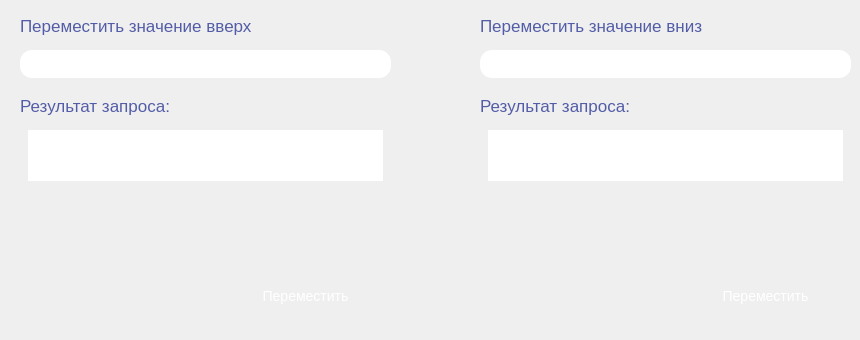
      <widget class="QWidget" name="page_17">
       <widget class="QLabel" name="label_17_requestDown">
        <property name="geometry">
         <rect>
          <x>480</x>
          <y>90</y>
          <width>281</width>
          <height>31</height>
         </rect>
        </property>
        <property name="styleSheet">
         <string notr="true">QLabel {
	color: rgba(83, 93, 167, 1);
    font-size: 17px;
}</string>
        </property>
        <property name="text">
         <string>Результат запроса:</string>
        </property>
       </widget>
       <widget class="QTextEdit" name="textEdit_17_result_up">
        <property name="geometry">
         <rect>
          <x>20</x>
          <y>130</y>
          <width>371</width>
          <height>51</height>
         </rect>
        </property>
        <property name="styleSheet">
         <string notr="true">QTextEdit {
	border: 2px #FFF4E8;
    padding: 0 8px;
    border-radius: 12px;
    background: qlineargradient(x1:0, y1:0, x2:1, y2:1, 
    								stop:0 rgba(88, 205, 174, 1), 
    								stop:1 rgba(63, 148, 108, 1));
	color: white;
    font-size: 14px;
}</string>
        </property>
        <property name="placeholderText">
         <string>Здесь будут подробности о проведенной операции</string>
        </property>
       </widget>
       <widget class="QPushButton" name="pushButton_17_down">
        <property name="geometry">
         <rect>
          <x>680</x>
          <y>260</y>
          <width>171</width>
          <height>71</height>
         </rect>
        </property>
        <property name="styleSheet">
         <string notr="true">QPushButton {
	background-color: qlineargradient(x1:0, y1:0, x2:1, y2:1, 
    								stop:0 rgba(88, 205, 174, 1), 
    								stop:1 rgba(63, 148, 108, 1));
    color: white;
    text-align: center;
    text-decoration: none;
    font-size: 14px;
    border-radius: 12px;
}

QPushButton:pressed {
	background-color: qlineargradient(x1:0, y1:0, x2:1, y2:1, 
    								stop:0 rgba(88, 205, 174, 0.5), 
    								stop:1 rgba(63, 148, 108, 0.5));
}</string>
        </property>
        <property name="text">
         <string>Переместить</string>
        </property>
       </widget>
       <widget class="QLabel" name="label_17_requestUp">
        <property name="geometry">
         <rect>
          <x>20</x>
          <y>90</y>
          <width>281</width>
          <height>31</height>
         </rect>
        </property>
        <property name="styleSheet">
         <string notr="true">QLabel {
	color: rgba(83, 93, 167, 1);
    font-size: 17px;
}</string>
        </property>
        <property name="text">
         <string>Результат запроса:</string>
        </property>
       </widget>
       <widget class="QPushButton" name="pushButton_17_up">
        <property name="geometry">
         <rect>
          <x>220</x>
          <y>260</y>
          <width>171</width>
          <height>71</height>
         </rect>
        </property>
        <property name="styleSheet">
         <string notr="true">QPushButton {
	background-color: qlineargradient(x1:0, y1:0, x2:1, y2:1, 
    								stop:0 rgba(88, 205, 174, 1), 
    								stop:1 rgba(63, 148, 108, 1));
    color: white;
    text-align: center;
    text-decoration: none;
    font-size: 14px;
    border-radius: 12px;
}

QPushButton:pressed {
	background-color: qlineargradient(x1:0, y1:0, x2:1, y2:1, 
    								stop:0 rgba(88, 205, 174, 0.5), 
    								stop:1 rgba(63, 148, 108, 0.5));
}</string>
        </property>
        <property name="text">
         <string>Переместить</string>
        </property>
       </widget>
       <widget class="QTextEdit" name="textEdit_17_result_down">
        <property name="geometry">
         <rect>
          <x>480</x>
          <y>130</y>
          <width>371</width>
          <height>51</height>
         </rect>
        </property>
        <property name="styleSheet">
         <string notr="true">QTextEdit {
	border: 2px #FFF4E8;
    padding: 0 8px;
    border-radius: 12px;
    background: qlineargradient(x1:0, y1:0, x2:1, y2:1, 
    								stop:0 rgba(88, 205, 174, 1), 
    								stop:1 rgba(63, 148, 108, 1));
	color: white;
    font-size: 14px;
}</string>
        </property>
        <property name="placeholderText">
         <string>Здесь будут подробности о проведенной операции</string>
        </property>
       </widget>
       <widget class="QComboBox" name="comboBox_17_up">
        <property name="geometry">
         <rect>
          <x>20</x>
          <y>50</y>
          <width>371</width>
          <height>28</height>
         </rect>
        </property>
        <property name="styleSheet">
         <string notr="true">QComboBox {
	border: 2px #FFE5CC;
    border-radius: 12px;
	padding: 0 8px;
    background: qlineargradient(x1:0, y1:0, x2:1, y2:0, 
    												stop:0 rgba(193, 95, 251, 1), 
													stop:0.6 rgba(97, 115, 241, 0.7),
    												stop:1 rgba(94, 131, 239, 0.7));
    font-size: 14px;
	color: rgba(255, 255, 255,1);
}

QComboBox:!editable, QComboBox::drop-down:editable {
    background: qlineargradient(x1:0, y1:0, x2:1, y2:0, 
    												stop:0 rgba(193, 95, 251, 1), 
													stop:0.6 rgba(97, 115, 241, 0.7),
    												stop:1 rgba(94, 131, 239, 0.7));
}

QComboBox:!editable:on, QComboBox::drop-down:editable:on {
     background: qlineargradient(x1:0, y1:0, x2:1, y2:0, 
    												stop:0 rgba(193, 95, 251, 1), 
													stop:0.6 rgba(97, 115, 241, 0.7),
    												stop:1 rgba(94, 131, 239, 0.7));
}

QComboBox::drop-down {
	subcontrol-origin: padding;
    subcontrol-position: top right;
    border-top-right-radius: 12px;
    border-bottom-right-radius: 12px;
    border-top-left-radius: 12px; 
    border-bottom-left-radius: 12px;
}


QComboBox QAbstractItemView {
    background: qlineargradient(x1:0, y1:0, x2:1, y2:0, 
    												stop:0 rgba(193, 95, 251, 1), 
													stop:0.6 rgba(97, 115, 241, 0.7),
    												stop:1 rgba(94, 131, 239, 0.7));
    color: rgb(255, 255, 255);
	border: 1px #FFE5CC;
}</string>
        </property>
        <property name="placeholderText">
         <string/>
        </property>
       </widget>
       <widget class="QLabel" name="label_17_down">
        <property name="geometry">
         <rect>
          <x>480</x>
          <y>10</y>
          <width>331</width>
          <height>31</height>
         </rect>
        </property>
        <property name="styleSheet">
         <string notr="true">QLabel {
	color: rgba(83, 93, 167, 1);
    font-size: 17px;
}</string>
        </property>
        <property name="text">
         <string>Переместить значение вниз</string>
        </property>
       </widget>
       <widget class="QComboBox" name="comboBox_17_down">
        <property name="geometry">
         <rect>
          <x>480</x>
          <y>50</y>
          <width>371</width>
          <height>28</height>
         </rect>
        </property>
        <property name="styleSheet">
         <string notr="true">QComboBox {
	border: 2px #FFE5CC;
    border-radius: 12px;
	padding: 0 8px;
    background: qlineargradient(x1:0, y1:0, x2:1, y2:0, 
    												stop:0 rgba(193, 95, 251, 1), 
													stop:0.6 rgba(97, 115, 241, 0.7),
    												stop:1 rgba(94, 131, 239, 0.7));
    font-size: 14px;
	color: rgba(255, 255, 255,1);
}

QComboBox:!editable, QComboBox::drop-down:editable {
    background: qlineargradient(x1:0, y1:0, x2:1, y2:0, 
    												stop:0 rgba(193, 95, 251, 1), 
													stop:0.6 rgba(97, 115, 241, 0.7),
    												stop:1 rgba(94, 131, 239, 0.7));
}

QComboBox:!editable:on, QComboBox::drop-down:editable:on {
     background: qlineargradient(x1:0, y1:0, x2:1, y2:0, 
    												stop:0 rgba(193, 95, 251, 1), 
													stop:0.6 rgba(97, 115, 241, 0.7),
    												stop:1 rgba(94, 131, 239, 0.7));
}

QComboBox::drop-down {
	subcontrol-origin: padding;
    subcontrol-position: top right;
    border-top-right-radius: 12px;
    border-bottom-right-radius: 12px;
    border-top-left-radius: 12px; 
    border-bottom-left-radius: 12px;
}


QComboBox QAbstractItemView {
    background: qlineargradient(x1:0, y1:0, x2:1, y2:0, 
    												stop:0 rgba(193, 95, 251, 1), 
													stop:0.6 rgba(97, 115, 241, 0.7),
    												stop:1 rgba(94, 131, 239, 0.7));
    color: rgb(255, 255, 255);
	border: 1px #FFE5CC;
}</string>
        </property>
        <property name="placeholderText">
         <string/>
        </property>
       </widget>
       <widget class="QLabel" name="label_17_up">
        <property name="geometry">
         <rect>
          <x>20</x>
          <y>10</y>
          <width>371</width>
          <height>31</height>
         </rect>
        </property>
        <property name="styleSheet">
         <string notr="true">QLabel {
	color: rgba(83, 93, 167, 1);
    font-size: 17px;
}</string>
        </property>
        <property name="text">
         <string>Переместить значение вверх</string>
        </property>
       </widget>
      </widget>
